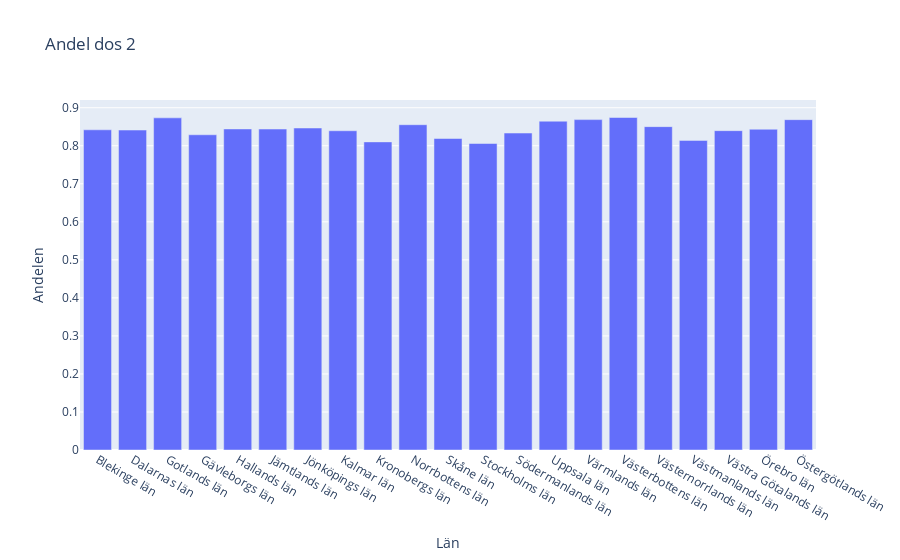

Notebook code cell kept with this figure:
### Markdown cell above
### minst dos 2

### Code cell
import plotly_express as px
import matplotlib.pyplot as plt

minst_dos2 = vaccinerade_kommun_och_ålder.groupby('Län_namn')['Andel minst 2 doser'].mean()

fig = px.bar(x=minst_dos2.index, y=minst_dos2, title="Andel minst 2 doser")
fig.update_layout(title="Andel dos 2")
fig.update_yaxes(title="Andelen")
fig.update_xaxes(title="Län")
fig.show()

### Figure 1 — Plotly figure (JSON) as saved in the notebook; plotly's stock layout.template omitted (floating-point values rounded to 4 significant figures)
{"data": [{"alignmentgroup": "True", "hovertemplate": "x=%{x}<br>y=%{y}<extra></extra>", "legendgroup": "", "marker": {"color": "#636efa", "pattern": {"shape": ""}}, "name": "", "offsetgroup": "", "orientation": "v", "showlegend": false, "textposition": "auto", "type": "bar", "x": ["Blekinge län", "Dalarnas län", "Gotlands län", "Gävleborgs län", "Hallands län", "Jämtlands län", "Jönköpings län", "Kalmar län", "Kronobergs län", "Norrbottens län", "Skåne län", "Stockholms län", "Södermanlands län", "Uppsala län", "Värmlands län", "Västerbottens län", "Västernorrlands län", "Västmanlands län", "Västra Götalands län", "Örebro län", "Östergötlands län"], "xaxis": "x", "y": [0.842, 0.8413, 0.8734, 0.8289, 0.8442, 0.844, 0.8467, 0.8395, 0.8102, 0.8554, 0.8191, 0.8059, 0.8334, 0.8646, 0.8688, 0.8743, 0.8503, 0.8141, 0.8397, 0.8434, 0.8686], "yaxis": "y"}], "layout": {"barmode": "relative", "legend": {"tracegroupgap": 0}, "title": {"text": "Andel dos 2"}, "xaxis": {"anchor": "y", "domain": [0, 1], "title": {"text": "Län"}}, "yaxis": {"anchor": "x", "domain": [0, 1], "title": {"text": "Andelen"}}}}
